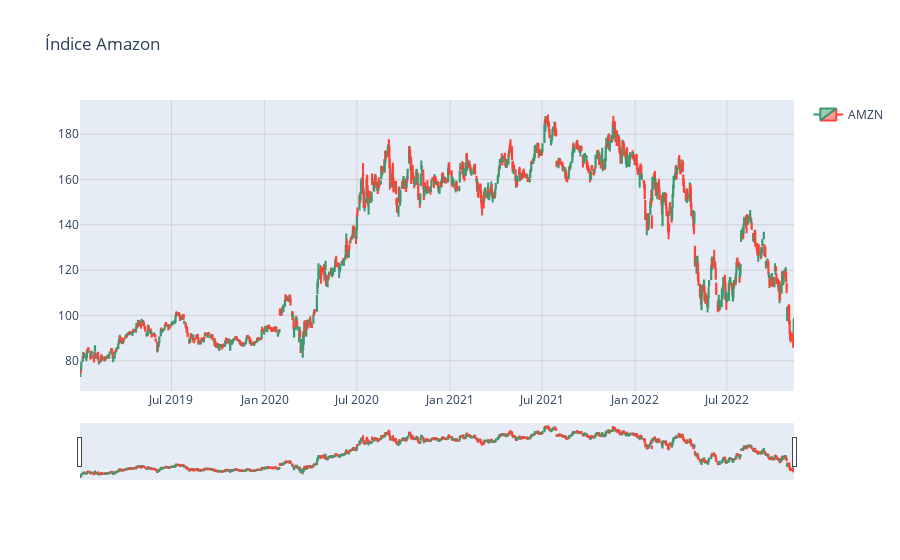

The notebook cell saved with this chart:
### Code cell
# layout = Layout(
#     paper_bgcolor='rgba(0,0,0,0)',
#     plot_bgcolor='rgba(0,0,0,0)'
# )

grafico = graph_objects.Figure(
    data=[graph],
    layout_title="Índice Amazon",
    # layout=layout
)
grafico.update_xaxes(showgrid=True, gridwidth=1, gridcolor='LightGrey')
grafico.update_yaxes(showgrid=True, gridwidth=1, gridcolor='LightGrey')

grafico

### Figure 1 — Plotly figure (JSON) as saved in the notebook; plotly's stock layout.template omitted (floating-point values rounded to 4 significant figures; data arrays with more than 128 entries replaced by an {"elided": "..."} marker saying what was removed)
{"data": [{"close": {"elided": "998 float values"}, "high": {"elided": "998 float values"}, "low": {"elided": "998 float values"}, "name": "AMZN", "open": {"elided": "998 float values"}, "showlegend": true, "type": "candlestick", "x": {"elided": "998 str values"}}], "layout": {"title": {"text": "Índice Amazon"}, "xaxis": {"gridcolor": "LightGrey", "gridwidth": 1, "showgrid": true}, "yaxis": {"gridcolor": "LightGrey", "gridwidth": 1, "showgrid": true}}}
